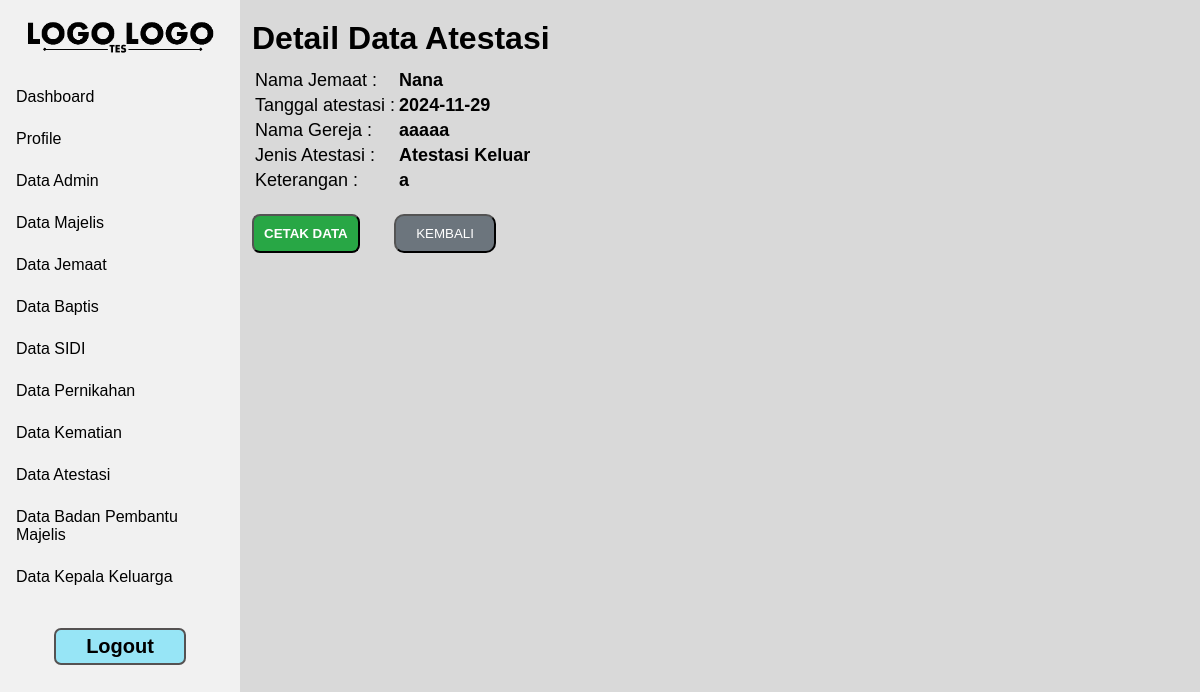
Screenshot of /admin/detail_atestasi.php?id=4203474819301382 (signed in) with the database file from the repository.
### tables this page shows
CREATE TABLE `atestasi` (
  `nik` varchar(16) NOT NULL,
  `jenis_atestasi` varchar(20) NOT NULL,
  `nama_gereja` varchar(250) NOT NULL,
  `tanggal_atestasi` date NOT NULL,
  `keterangan` text NOT NULL
);

CREATE TABLE `jemaat` (
  `nik` varchar(16) NOT NULL,
  `no_kk` varchar(16) NOT NULL,
  `nama_jemaat` varchar(200) NOT NULL,
  `password` varchar(200) NOT NULL,
  `jenis_kelamin` varchar(9) NOT NULL,
  `tempat_lahir` varchar(150) NOT NULL,
  `tanggal_lahir` date NOT NULL,
  `pendidikan_terakhir` varchar(100) NOT NULL,
  `pekerjaan` varchar(150) NOT NULL,
  `blok` varchar(2) NOT NULL,
  `pepanthan` varchar(50) NOT NULL,
  `status_hubungan_keluarga` varchar(100) NOT NULL,
  `status_jemaat` varchar(50) NOT NULL,
  `no_handphone` varchar(13) NOT NULL,
  `provinsi_kk` varchar(150) NOT NULL,
  `kab_kota_kk` varchar(150) NOT NULL,
  `kecamatan_kk` varchar(150) NOT NULL,
  `kelurahan_kk` varchar(150) NOT NULL,
  `rw_kk` varchar(4) NOT NULL,
  `rt_kk` varchar(4) NOT NULL,
  `provinsi_domisili` varchar(150) NOT NULL,
  `kab_kota_domisili` varchar(150) NOT NULL,
  `kecamatan_domisili` varchar(150) NOT NULL,
  `kelurahan_domisili` varchar(150) NOT NULL,
  `rw_domisili` varchar(4) NOT NULL,
  `rt_domisili` varchar(4) NOT NULL
);

### admin/detail_atestasi.php (the view, shortened to what this page needs)
<!DOCTYPE html>
<html lang="en">
<head>
</head>
<body>
    <?php
        include "../session/session_login.php";
        include "navbar.php";
        $query=mysqli_query($konek_db, "SELECT * FROM atestasi INNER JOIN jemaat ON atestasi.nik = jemaat.nik WHERE atestasi.nik ='".$_GET['id']."'");
        $data = mysqli_fetch_array ($query);
    ?>
    <div class="body-content">
        <h1>Detail Data Atestasi</h1>
        <form action="" method="POST">
            <table id="tb-list">
                <tr>
                    <td><label id="label-input">Nama Jemaat :</label></td>
                    <td><label id="data-list"><b><?php echo $data['nama_jemaat'] ?></b></label></td>
                </tr>
                <tr>
                    <td><label id="label-gejala">Tanggal atestasi :</label></td>
                    <td><label id="data-list"><b><?php echo $data['tanggal_atestasi'] ?></b></label></td>
                </tr>
                <tr>
                    <td><label id="label-gejala">Nama Gereja :</label></td>
                    <td><label id="data-list"><b><?php echo $data['nama_gereja'] ?></b></label></td>
                </tr>
                <tr>
                    <td><label id="label-gejala">Jenis Atestasi :</label></td>
                    <td><label id="data-list"><b><?php echo $data['jenis_atestasi'] ?></b></label></td>
                </tr>
                <tr>
                    <td><label id="label-gejala">Keterangan :</label></td>
                    <td><label id="data-list"><b><?php echo $data['keterangan']?></b></label></td>
                </tr>
            </table>
            <button id="btn-cetak" name='cetak'>CETAK DATA</button>
            <a id="-" href="data_atestasi.php"><button id="btn-kembali" type="button">KEMBALI</button></a>
        </form>
    </div>
</body>
</html>

### css/style-navbar.css (style rules this page uses)
* { font-family: sans-serif; box-sizing: border-box; text-decoration: none; margin: 0; }
body { background-color: #D9D9D9; }
.body-content { padding-top: 20px; margin-left: 21%; overflow-y: scroll; -ms-overflow-style: none; scrollbar-width: none; height: 100%; }

### css/style-tb-btn.css (style rules this page uses)
#btn-kembali { background: #6c757d; color: #ffffff; cursor: pointer; border-radius: 10px; margin-top: 20px; padding: 10px 20px; }
#btn-cetak { background: #28a745; color: #ffffff; cursor: pointer; margin-top: 15px; padding: 10px 10px; border-radius: 8px; font-weight: bold; margin-right: 30px; }
#tb-list { margin-top: 10px; font-size: 18px; }
tr { vertical-align: top; }

### css/style-admin.css (style rules this page uses)
#data-list { font-size: 18px; }

### rows the page displays
atestasi: jemaat.nama_jemaat "Nana", tanggal_atestasi "2024-11-29", nama_gereja "aaaaa", jenis_atestasi "Atestasi Keluar", keterangan "a"
